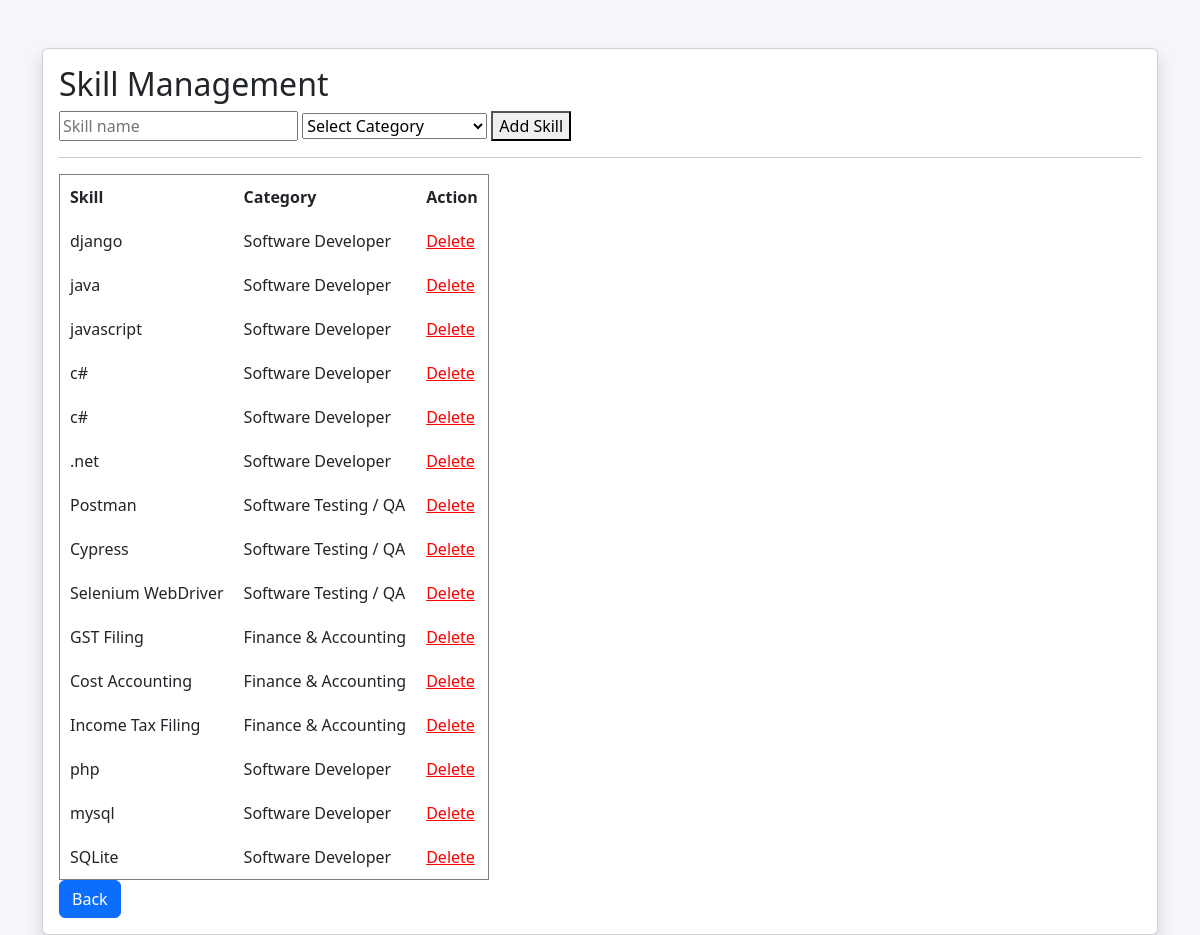
The app's page /jobs/skill_list/ with its own data.
### job/models.py (models this page shows, shortened)
class Skill(models.Model):
    category = models.ForeignKey(
        JobCategory,
        on_delete=models.CASCADE,
        related_name='skills'
    )
    name = models.CharField(max_length=100)

class JobCategory(models.Model):
    name = models.CharField(max_length=100)

### job/views.py (the view, shortened to what this page needs)
# urls.py: path('skill_list/', views.skill_list, name='skill_list'),
def skill_list(request):
    categories = JobCategory.objects.all()
    skills = Skill.objects.select_related('category')
    return render(request, "job/skills.html", {
        "skills": skills,
        "categories": categories
    })

### templates/job/skills.html (shortened to what this page needs)
{% load static %}
<!DOCTYPE html>
<html lang="en">
<head>
    <link href="https://cdn.jsdelivr.net/npm/bootstrap@5.3.3/dist/css/bootstrap.min.css" rel="stylesheet">
    <link rel="stylesheet" href="{% static 'css/jobapply.css' %}">
</head>
<body>
<div class="container mt-5">
    <div class="card shadow">
        <div class="card-body">
<h2>Skill Management</h2>
<form method="POST">
    <input type="text" name="name" placeholder="Skill name">
    <select name="category">
        <option value="">Select Category</option>
    </select>
    <button type="submit">Add Skill</button>
</form>
<hr>
<table border="1" cellpadding="10">
    <tr>
        <th>Skill</th>
        <th>Category</th>
        <th>Action</th>
    </tr>
    {% for skill in skills %}
    <tr>
        <td>{{ skill.name }}</td>
        <td>{{ skill.category.name }}</td>
        <td>
    <a href="{% url 'delete_skill' skill.id %}"
       onclick="return confirm('Are you sure you want to delete this skill?');"
       style="color:red;">
        Delete
    </a>
</td>
    </tr>
    {% endfor %}
</table>
<a class="btn btn-primary" href="/superadmin_dashboard">Back</a>
</div>
</div>
</body>
</html>

### static/css/jobapply.css (style rules this page uses)
body { background:#f4f6f9; }

### records on screen
Skill: name "django", category.name "Software Developer"
Skill: name "java", category.name "Software Developer"
Skill: name "javascript", category.name "Software Developer"
Skill: name "c#", category.name "Software Developer"
Skill: name "c#", category.name "Software Developer"
Skill: name ".net", category.name "Software Developer"
Skill: name "Postman", category.name "Software Testing / QA"
Skill: name "Cypress", category.name "Software Testing / QA"
Skill: name "Selenium WebDriver", category.name "Software Testing / QA"
Skill: name "GST Filing", category.name "Finance & Accounting"
Skill: name "Cost Accounting", category.name "Finance & Accounting"
Skill: name "Income Tax Filing", category.name "Finance & Accounting"
Skill: name "php", category.name "Software Developer"
Skill: name "mysql", category.name "Software Developer"
Skill: name "SQLite", category.name "Software Developer"
